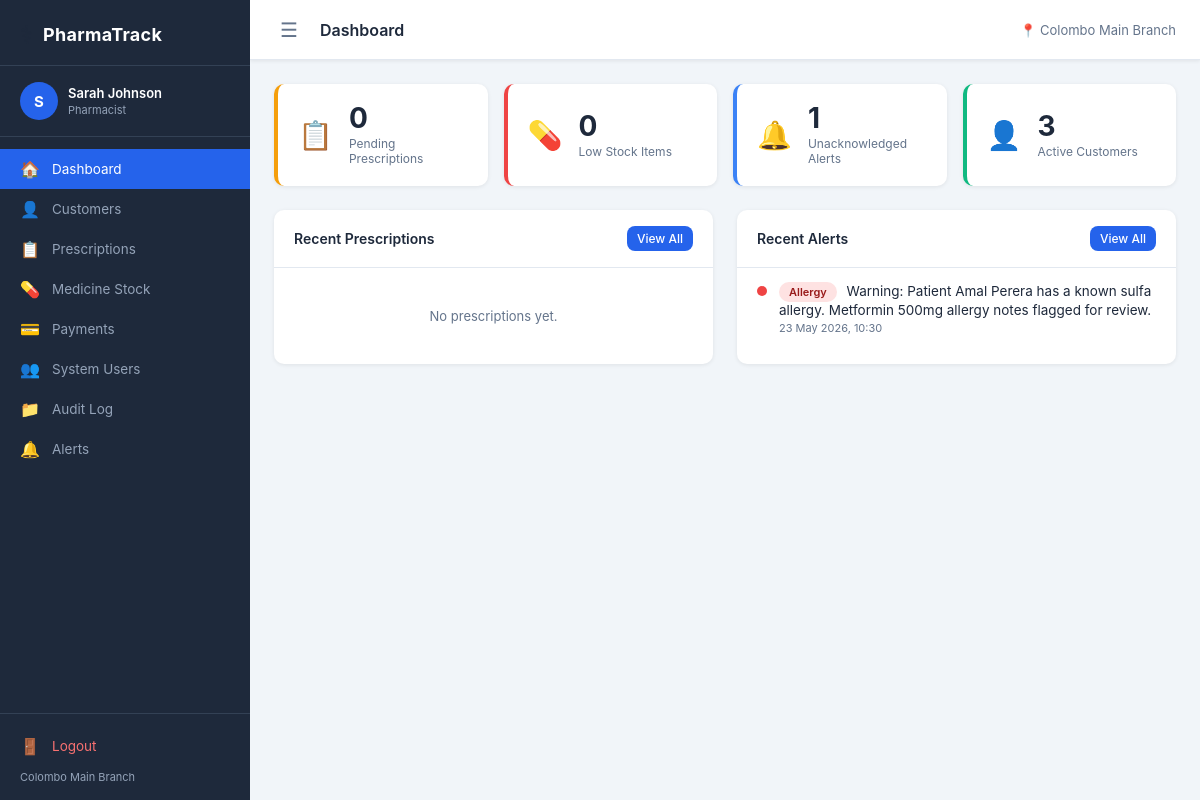
The page /pages/dashboard.php (signed in) on the database as committed earlier.
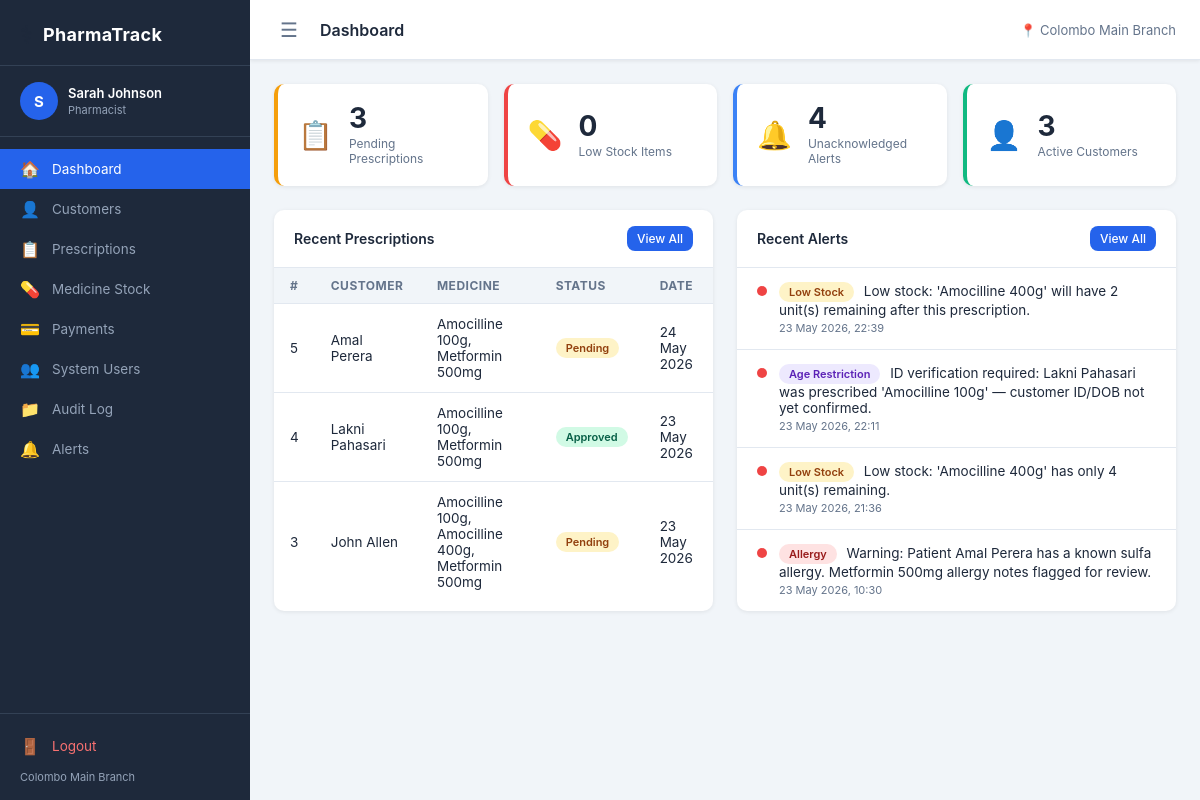
The same page on the database as committed later.
### tables this page shows
CREATE TABLE `ALERT` (
  `alert_id` int NOT NULL,
  `alert_type` varchar(50) NOT NULL,
  `message` text NOT NULL,
  `target_id` int DEFAULT NULL,
  `is_acknowledged` tinyint(1) NOT NULL DEFAULT '0',
  `triggered_at` datetime NOT NULL DEFAULT CURRENT_TIMESTAMP
);

CREATE TABLE `PRESCRIPTION` (
  `prescription_id` int NOT NULL,
  `customer_id` int NOT NULL,
  `system_user_id` int NOT NULL,
  `special_notes` text,
  `rejection_reason` text,
  `next_refill_date` date DEFAULT NULL,
  `status` varchar(30) NOT NULL DEFAULT 'pending',
  `allergy_checked` tinyint(1) NOT NULL DEFAULT '0',
  `age_id_verified` tinyint(1) NOT NULL DEFAULT '0',
  `created_at` datetime NOT NULL DEFAULT CURRENT_TIMESTAMP,
  `processed_at` datetime DEFAULT NULL
);

CREATE TABLE `CUSTOMER` (
  `customer_id` int NOT NULL,
  `name` varchar(100) NOT NULL,
  `email` varchar(150) DEFAULT NULL,
  `date_of_birth` date DEFAULT NULL,
  `address` text,
  `medical_history` text,
  `allergies` text,
  `account_active` tinyint(1) NOT NULL DEFAULT '1'
);

### config/session.php (called while the page is built, shortened)
<?php
function currentUser() {
    return [
        'id'     => $_SESSION['user_id'] ?? null,
        'name'   => $_SESSION['name']    ?? '',
        'role'   => $_SESSION['role']    ?? '',
        'branch' => $_SESSION['branch']  ?? '',
    ];
}

### pages/dashboard.php (the view, shortened to what this page needs)
<?php
require_once __DIR__ . '/../config/session.php';
$db   = getDB();
$pending = $db->query("SELECT COUNT(*) FROM PRESCRIPTION WHERE status = 'pending'")->fetchColumn();
$lowStock = $db->query("SELECT COUNT(*) FROM MEDICINE_STOCK WHERE quantity < 20 AND is_active = 1")->fetchColumn();
$alerts  = $db->query("SELECT COUNT(*) FROM ALERT WHERE is_acknowledged = 0")->fetchColumn();
$customers = $db->query("SELECT COUNT(*) FROM CUSTOMER WHERE account_active = 1")->fetchColumn();
$recentPrescriptions = $db->query("
    SELECT p.prescription_id, c.name AS customer,
           GROUP_CONCAT(m.medication_name ORDER BY m.medication_name SEPARATOR ', ') AS medication_name,
           p.status, p.created_at
    FROM PRESCRIPTION p
    JOIN CUSTOMER c           ON c.customer_id      = p.customer_id
    JOIN PRESCRIPTION_ITEM pi ON pi.prescription_id = p.prescription_id
    JOIN MEDICINE_STOCK m     ON m.stock_id          = pi.stock_id
    GROUP BY p.prescription_id
    ORDER BY p.created_at DESC
    LIMIT 5
")->fetchAll();
$recentAlerts = $db->query("
    SELECT alert_type, message, is_acknowledged, triggered_at
    FROM ALERT
    ORDER BY triggered_at DESC
    LIMIT 5
")->fetchAll();
$pageTitle = 'Dashboard';
require_once __DIR__ . '/../includes/header.php';
?>
<div class="stats-grid">
    <div class="stat-card yellow">
        <div class="stat-icon">📋</div>
        <div>
            <div class="stat-value"><?= $pending ?></div>
            <div class="stat-label">Pending Prescriptions</div>
        </div>
    </div>
    <div class="stat-card red">
        <div class="stat-icon">💊</div>
        <div>
            <div class="stat-value"><?= $lowStock ?></div>
            <div class="stat-label">Low Stock Items</div>
        </div>
    </div>
    <div class="stat-card blue">
        <div class="stat-icon">🔔</div>
        <div>
            <div class="stat-value"><?= $alerts ?></div>
            <div class="stat-label">Unacknowledged Alerts</div>
        </div>
    </div>
    <div class="stat-card green">
        <div class="stat-icon">👤</div>
        <div>
            <div class="stat-value"><?= $customers ?></div>
            <div class="stat-label">Active Customers</div>
        </div>
    </div>
</div>
<div class="two-col">
    <div class="card">
        <div class="card-header">
            Recent Prescriptions
            <a href="/pages/prescriptions.php" class="btn btn-primary btn-sm">View All</a>
        </div>
        <div class="card-body">
            <?php if ($recentPrescriptions): ?>
            <div class="table-wrap">
                <table>
                    <thead>
                        <tr>
                            <th>#</th>
                            <th>Customer</th>
                            <th>Medicine</th>
                            <th>Status</th>
                            <th>Date</th>
                        </tr>
                    </thead>
                    <tbody>
                        <?php foreach ($recentPrescriptions as $rx): ?>
                        <tr>
                            <td><?= $rx['prescription_id'] ?></td>
                            <td><?= htmlspecialchars($rx['customer']) ?></td>
                            <td><?= htmlspecialchars($rx['medication_name']) ?></td>
                            <td>
                                <span class="badge badge-<?= $rx['status'] ?>">
                                    <?= $rx['status'] ?>
                                </span>
                            </td>
                            <td><?= date('d M Y', strtotime($rx['created_at'])) ?></td>
                        </tr>
                        <?php endforeach; ?>
                    </tbody>
                </table>
            </div>
            <?php else: ?>
                <div class="empty-state">No prescriptions yet.</div>
            <?php endif; ?>
        </div>
    </div>
    <div class="card">
        <div class="card-header">
            Recent Alerts
            <a href="/pages/alerts.php" class="btn btn-primary btn-sm">View All</a>
        </div>
        <div class="card-body">
            <?php if ($recentAlerts): ?>
                <?php foreach ($recentAlerts as $alert): ?>
                <div class="alert-item">
                    <div class="alert-dot <?= $alert['is_acknowledged'] ? 'ack' : '' ?>"></div>
                    <div>
                        <div class="alert-msg">
                            <span class="badge badge-<?= $alert['alert_type'] ?>" style="margin-right:6px;">
                                <?= str_replace('_', ' ', $alert['alert_type']) ?>
                            </span>
                            <?= htmlspecialchars($alert['message']) ?>
                        </div>
                        <div class="alert-time">
                            <?= date('d M Y, H:i', strtotime($alert['triggered_at'])) ?>
                        </div>
                    </div>
                </div>
                <?php endforeach; ?>
            <?php else: ?>
                <div class="empty-state">No alerts.</div>
            <?php endif; ?>
        </div>
    </div>
</div>
<?php require_once __DIR__ . '/../includes/footer.php'; ?>

### includes/header.php (shortened to what this page needs)
<!DOCTYPE html>
<html lang="en">
<head>
    <link rel="stylesheet" href="/assets/css/style.css">
</head>
<body>
<?php require_once __DIR__ . '/sidebar.php'; ?>
<div class="main-wrapper">
    <header class="top-header">
        <button class="sidebar-toggle" id="sidebarToggle" aria-label="Toggle sidebar">&#9776;</button>
        <h1 class="page-title"><?= $pageTitle ?? '' ?></h1>
        <div class="header-right">
            <span class="header-branch">📍 <?= htmlspecialchars(currentUser()['branch']) ?></span>
        </div>
    </header>
    <main class="main-content">

### includes/sidebar.php
<?php
$user = currentUser();
$role = $user['role'];
$current = basename($_SERVER['PHP_SELF']);
$links = [
    ['href' => '/pages/dashboard.php',    'icon' => '🏠', 'label' => 'Dashboard'],
    ['href' => '/pages/customers.php',    'icon' => '👤', 'label' => 'Customers'],
    ['href' => '/pages/prescriptions.php','icon' => '📋', 'label' => 'Prescriptions'],
    ['href' => '/pages/stock.php',        'icon' => '💊', 'label' => 'Medicine Stock'],
    ['href' => '/pages/payments.php',     'icon' => '💳', 'label' => 'Payments'],
    ['href' => '/pages/users.php',        'icon' => '👥', 'label' => 'System Users'],
    ['href' => '/pages/audit.php',        'icon' => '📁', 'label' => 'Audit Log'],
    ['href' => '/pages/alerts.php',       'icon' => '🔔', 'label' => 'Alerts'],
];
?>
<aside class="sidebar" id="sidebar">
    <div class="sidebar-brand">
        <span class="brand-icon">⚕</span>
        <span class="brand-name">PharmaTrack</span>
    </div>
    <div class="sidebar-user">
        <div class="user-avatar"><?= strtoupper(substr($user['name'], 0, 1)) ?></div>
        <div class="user-info">
            <div class="user-name"><?= htmlspecialchars($user['name']) ?></div>
            <div class="user-role"><?= ucfirst(str_replace('_', ' ', $role)) ?></div>
        </div>
    </div>
    <nav class="sidebar-nav">
        <?php foreach ($links as $link): ?>
            <a href="<?= $link['href'] ?>"
               class="nav-link <?= ($current === basename($link['href'])) ? 'active' : '' ?>">
                <span class="nav-icon"><?= $link['icon'] ?></span>
                <span class="nav-label"><?= $link['label'] ?></span>
            </a>
        <?php endforeach; ?>
    </nav>
    <div class="sidebar-footer">
        <a href="/auth/logout.php" class="nav-link logout-link">
            <span class="nav-icon">🚪</span>
            <span class="nav-label">Logout</span>
        </a>
        <div class="branch-tag"><?= htmlspecialchars($user['branch']) ?></div>
    </div>
</aside>

### includes/footer.php (shortened to what this page needs)
    </main>
</div>
</body>
</html>

Rows that differ between the two databases and show on the page:
added prescription: prescription_id "5", customer.name "Amal Perera", medication_name "Amocilline 100g, Metformin 500mg", status "Pending", created_at "24 May 2026"
added prescription: prescription_id "4", customer.name "Lakni Pahasari", medication_name "Amocilline 100g, Metformin 500mg", status "Approved", created_at "23 May 2026"
added prescription: prescription_id "3", customer.name "John Allen", medication_name "Amocilline 100g, Amocilline 400g, Metformin 500mg", status "Pending", created_at "23 May 2026"
added alert: is_acknowledged 0 (drawn), alert_type "Low Stock", message "Low stock: 'Amocilline 400g' will have 2 unit(s) remaining after this prescription.", triggered_at "23 May 2026, 22:39"
added alert: is_acknowledged 0 (drawn), alert_type "Age Restriction", message "ID verification required: Lakni Pahasari was prescribed 'Amocilline 100g' — customer ID/DOB not yet confirmed.", triggered_at "23 May 2026, 22:11"
added alert: is_acknowledged 0 (drawn), alert_type "Low Stock", message "Low stock: 'Amocilline 400g' has only 4 unit(s) remaining.", triggered_at "23 May 2026, 21:36"
Other text that changed with them:
$pending: "0" → "3"
$alerts: "1" → "4"
text no longer shown: "No prescriptions yet."
text now shown: "# CUSTOMER MEDICINE STATUS DATE"
